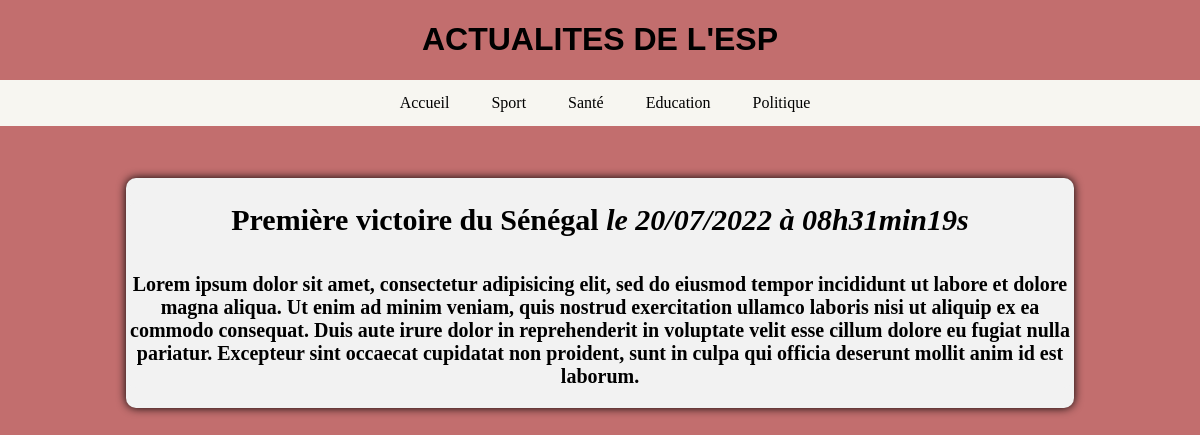
Page /index.php?id=1 on the committed database.
### tables this page shows
CREATE TABLE categorie(
	id int primary key auto_increment,
	libelle varchar(20)
);

CREATE TABLE article(
	id int primary key auto_increment,
	titre varchar(255),
	contenu text,
	dateCreation datetime DEFAULT NOW(),
	dateModification datetime DEFAULT NOW(),
	categorie int
);

### Controller/ArticleController.php (called while the page is built)
<?php
require_once('Model/Article.php');
function article(int $id) {
    $categories=getCategories();
    $article = getArticle($id);
    require('View/home.php');
}

### Model/Article.php (called while the page is built, shortened)
<?php
function dbConnect()
{
	try {
		$database = new PDO('mysql:host=localhost;dbname=miabd_news;charset=utf8', 'root', '');
		return $database;
	} catch (Exception $e) {
		die('Erreur : ' . $e->getMessage());
	}
}
function getArticle($id)
{
	$database = dbConnect();
	$statement = $database->prepare(
		"SELECT id, titre, contenu, DATE_FORMAT(dateCreation, '%d/%m/%Y à %Hh%imin%ss') AS dateCreation FROM article WHERE id = ?"
	);
	$statement->execute([$id]);
	$row = $statement->fetch();
	$article = [
		'id' => $row['id'],
		'titre' => $row['titre'],
		'dateCreation' => $row['dateCreation'],
		'contenu' => $row['contenu'],
	];
	return $article;
}
function getCategories()
{
	$database = dbConnect();
	$statement = $database->query(
		"SELECT * FROM categorie"
	);
	$categories = [];
	while (($row = $statement->fetch())) {
		$categorie = [
			'id' => $row['id'],
			'libelle' => $row['libelle'],
		];
		$categories[] = $categorie;
	}
	return $categories;
}

### View/home.php (the view, shortened to what this page needs)
<!DOCTYPE html>
<html>
<head>
    <link href="./View/style2.css" rel="stylesheet" />
</head>
<body>
    <h1>ACTUALITES DE L'ESP</h1>
    <div class="container">
        <div class="nav">
            <ul>
                <li><a href="index.php">Accueil</a></li>
                <?php
                foreach ($categories as $categorie) {
                ?>
                    <li><a href="index.php?cat=<?php echo htmlspecialchars($categorie['id']) ?>"><?php echo htmlspecialchars($categorie['libelle']) ?></a></li>
                <?php } ?>
            </ul>
        </div>
    </div>
    <?php
    if (isset($articles)) {
        foreach ($articles as $article) {
    ?>
            <div class="card-container">
                <div class="card">
                    <div class=" card-wrapper">
                        <div class="card-title">
                            <h2>
                                <?php echo htmlspecialchars($article['titre']); ?>
                                <em>le <?php echo $article['dateCreation']; ?></em>
                            </h2>
                        </div>
                        <div class="card-content">
                            <p><?php echo nl2br(htmlspecialchars(substr($article['contenu'], 0, 150))); ?></p>
                        </div>
                        <em><a href="index.php?id=<?= urlencode($article['id']) ?>">Lire l'article</a></em>
                    </div>
                </div>
            </div>
        <?php
        }
    } else {
        ?>
        <div class="card-container">
            <div class="card">
                <div class=" card-wrapper">
                    <div class="card-title">
                        <h2>
                            <?php echo htmlspecialchars($article['titre']); ?>
                            <em>le <?php echo $article['dateCreation']; ?></em>
                        </h2>
                    </div>
                    <div class="card-content">
                        <p><?php echo nl2br(htmlspecialchars($article['contenu'])); ?></p>
                    </div>
                </div>
            </div>
        </div>
    <?php
    }
    ?>
</body>
</html>

### View/style2.css (style rules this page uses)
body { background-color: #c26e6e; }
ul { list-style-type: none; margin: 0; padding: 0; }
.nav li { float: left; margin-left: 10px; }
.nav { display: flex; justify-content: center; }
.nav li a { display: flex; color: black; text-align: center; padding: 14px 16px; }
a { text-decoration: none; }
.container { position: absolute; text-align: center; color: white; background-color: #f7f6f1; width: 100%; left: 0; margin: 0 0 0 0; }
h1 { font-family: "Gill Sans", "Gill Sans MT", Calibri, "Trebuchet MS", sans-serif; text-align: center; }
.card-container { display: flex; align-items: center; gap: 14px; flex-direction: column; }
.card { width: 80%; background-color: #f2f2f2; border-radius: 10px; box-shadow: 0px 0px 10px #000000; margin-top: 98px; }
.card-title { background-color: #f2f2f2; border-radius: 10px 10px 0px 0px; height: 50px; width: 100%; text-align: center; font-size: 20px; font-weight: bold; color: #000000; }
.card-content { background-color: #f2f2f2; border-radius: 0px 0px 10px 10px; height: 100%; width: 100%; text-align: center; font-size: 20px; font-weight: bold; color: #000000; }

### rows in the picture
categorie: libelle "Sport"
categorie: libelle "Santé"
categorie: libelle "Education"
categorie: libelle "Politique"
article: titre "Première victoire du Sénégal", contenu "Lorem ipsum dolor sit amet, consectetur adipisicing elit, sed do eiusmod tempor incididunt ut labore et dolore magna aliqua. Ut enim ad minim veniam, quis nostrud exercitation ullamco laboris nisi ut aliquip ex ea commodo consequat. Duis aute irure dolor in reprehenderit in voluptate velit esse cillum dolore eu fugiat nulla pariatur. Excepteur sint occaecat cupidatat non proident, sunt in culpa qui officia deserunt mollit anim id est laborum."

### other values in the picture
$article['dateCreation'] "20/07/2022 à 08h31min19s"
